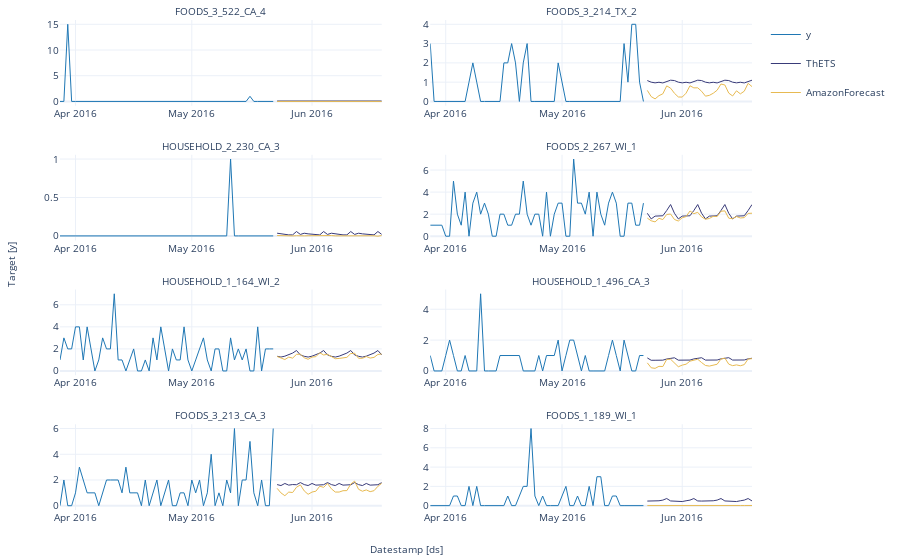

Notebook cell for this chart:
### Code cell
StatsForecast.plot(
    Y_df, 
    forecasts_df, 
    max_insample_length=28 * 2,
    models=['ThETS', 'AmazonForecast']
)
